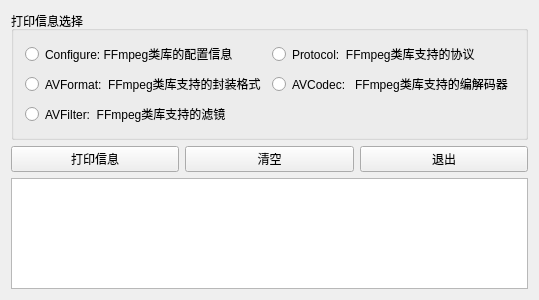
<?xml version="1.0" encoding="UTF-8"?>
<ui version="4.0">
 <class>ffmpeg</class>
 <widget class="QWidget" name="ffmpeg">
  <property name="geometry">
   <rect>
    <x>0</x>
    <y>0</y>
    <width>400</width>
    <height>300</height>
   </rect>
  </property>
  <property name="windowTitle">
   <string>ffmpeg</string>
  </property>
  <layout class="QVBoxLayout" name="verticalLayout">
   <item>
    <widget class="QGroupBox" name="groupBox">
     <property name="title">
      <string>打印信息选择</string>
     </property>
     <layout class="QGridLayout" name="gridLayout_2">
      <item row="0" column="0">
       <widget class="QRadioButton" name="rb_configure">
        <property name="text">
         <string>Configure: FFmpeg类库的配置信息</string>
        </property>
       </widget>
      </item>
      <item row="0" column="1">
       <widget class="QRadioButton" name="rb_protocol">
        <property name="text">
         <string>Protocol:  FFmpeg类库支持的协议</string>
        </property>
       </widget>
      </item>
      <item row="1" column="0">
       <widget class="QRadioButton" name="rb_avformat">
        <property name="text">
         <string>AVFormat:  FFmpeg类库支持的封装格式</string>
        </property>
       </widget>
      </item>
      <item row="1" column="1">
       <widget class="QRadioButton" name="rb_avcodec">
        <property name="text">
         <string>AVCodec:   FFmpeg类库支持的编解码器</string>
        </property>
       </widget>
      </item>
      <item row="2" column="0">
       <widget class="QRadioButton" name="rb_filter">
        <property name="text">
         <string>AVFilter:  FFmpeg类库支持的滤镜</string>
        </property>
       </widget>
      </item>
     </layout>
    </widget>
   </item>
   <item>
    <layout class="QHBoxLayout" name="horizontalLayout">
     <item>
      <widget class="QPushButton" name="btn_print">
       <property name="text">
        <string>打印信息</string>
       </property>
      </widget>
     </item>
     <item>
      <widget class="QPushButton" name="btn_clear">
       <property name="text">
        <string>清空</string>
       </property>
      </widget>
     </item>
     <item>
      <widget class="QPushButton" name="btn_clear_2">
       <property name="text">
        <string>退出</string>
       </property>
      </widget>
     </item>
    </layout>
   </item>
   <item>
    <widget class="QPlainTextEdit" name="plainTextEdit"/>
   </item>
  </layout>
 </widget>
 <layoutdefault spacing="6" margin="11"/>
 <resources/>
 <connections/>
</ui>
